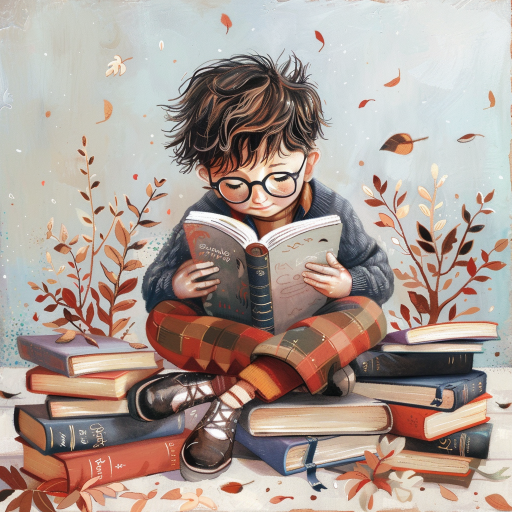
#> input picture pillow-advance/image.png, 1024 x 1024 px (shown at 1/2 size)
$ python main.py
#> lines starting #> are read from the running program, lines starting #| are printed output that depends on the picture
# pip install Pillow
from PIL import Image
image = Image.open("./image.png")
#> image is the input picture: PIL image 1024x1024 RGB; mean R, G, B 172.7, 157.3, 149.4
new_image = image.resize((400,400))
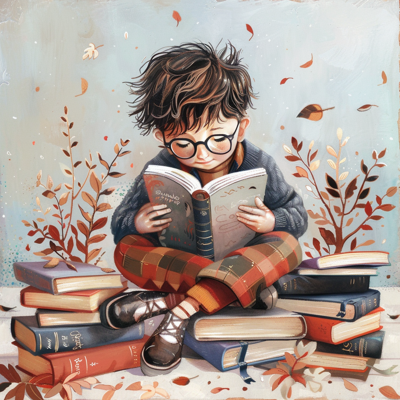
#> new_image: PIL image 400x400 RGB; mean R, G, B 172.7, 157.3, 149.4
new_image.save("./sample1.jpeg")

# トリミング
image = Image.open("./image.png")
rect = (100,100,200,200)
rect_image = image.crop(rect)
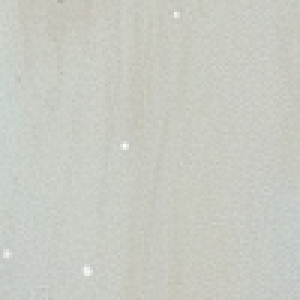
#> rect_image: PIL image 100x100 RGB (shown 3 times larger); mean R, G, B 201, 203.2, 195.3
rect_image.save("./sample2.png")

# グレースケール
image = Image.open("./image.png")
grey_image = image.convert("L")
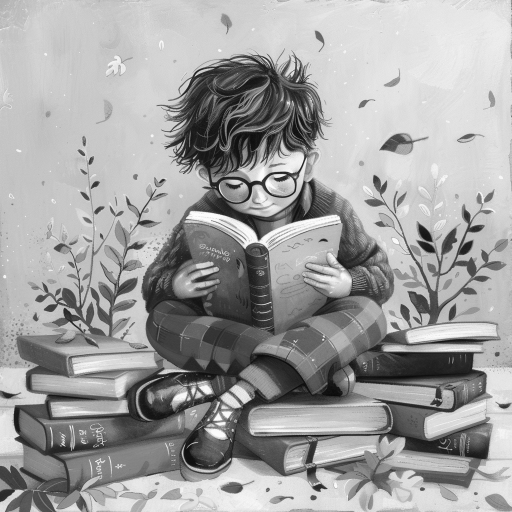
#> grey_image: PIL image 1024x1024 L (shown at 1/2 size); min 2, max 255, mean 161
grey_image.save("./sample3.png")
